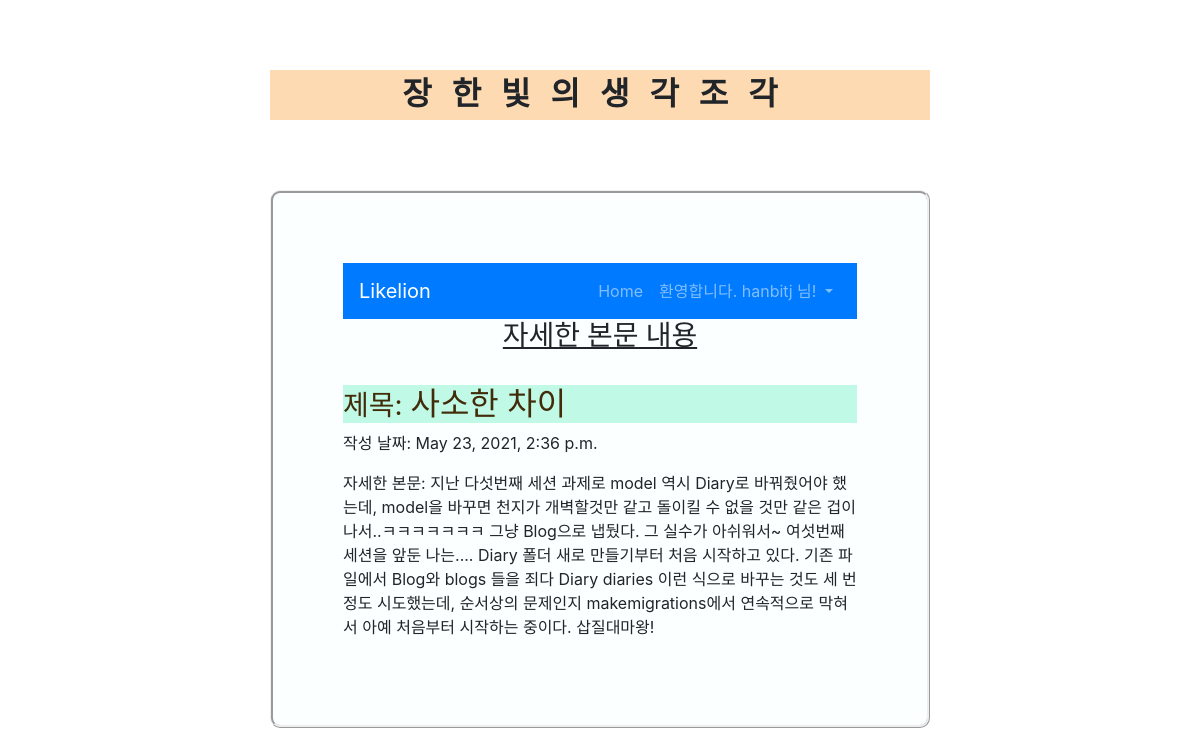
Page /diary/1 (signed in) on the committed database.
### diaryApp/models.py (models this page shows, shortened)
class Diary(models.Model):
    title = models.CharField(max_length=200)
    pub_date = models.DateTimeField('data published')
    body = models.TextField()

### diaryApp/views.py (the view)
# urls.py: path('diary/<int:diary_id>', diaryApp.views.detail, name="detail"),
def detail(request, diary_id):
    diary_detail = get_object_or_404(Diary, pk = diary_id)
    return render(request, 'detail.html', {'diary': diary_detail})

### diaryApp/templates/detail.html (shortened to what this page needs)
<!DOCTYPE html>
<html>
    <head>
    </head>
    <body>
        <header>
            <p>장한빛의생각조각</p>
        </header>
        <article>
            {% extends 'base.html' %}
            {% block content %}
            <h3>자세한 본문 내용</h3><br>
            <h2><small>제목: </small> {{diary.title}} </h2>
            <p>작성 날짜: {{diary.pub_date}} </p>
            <p>자세한 본문: {{diary.body}} </p>
            {% endblock %}

### diaryProject/templates/base.html (shortened to what this page needs)
{% load bootstrap4 %}
{% bootstrap_css %}
<nav class="navbar navbar-expand-lg navbar-dark bg-primary">
    <a class="navbar-brand" href="{% url 'home' %}">Likelion</a>
    <div class="collapse navbar-collapse" id="navbarNav">
        <ul class="navbar-nav ml-auto">
            <li class="nav-item">
                <a class="nav-item nav-link" href="{% url 'home' %}">Home </span></a>
            </li>
            {% if user.is_authenticated %}
            <li class="nav-item dropdown">
                <a class="nav-link dropdown-toggle" id="navbarDropdown" role="button" data-toggle="dropdown"
                            aria-haspopup="true" aria-expanded="false">환영합니다. {{ user.username }} 님! </a>
            </li>
            {% endif %}
        </ul>
    </div>
</nav>
{% block content %}
{% endblock %}

### diaryApp/templates/detail.html (style rules this page uses)
header { font-family: '나눔명조'; font-size: 2em; font-weight: bold; letter-spacing: 20px; text-align: center; background-color:rgb(253, 218, 177); margin: 70px 270px; height: 50px; }
body { background: #C0FAE7; font-family: '나눔고딕'; }
article { background: #fbffff; border-radius: 10px; border-style: ridge; padding: 70px; margin: 70px 270px; }
article h2 { color: #422b09; background-color: #C0FAE7; }
article h3 { font-family: '나눔명조'; text-align: center; text-decoration: underline; }

### rows in the picture
Diary: title "사소한 차이", pub_date "May 23, 2021, 2:36 p.m.", body "지난 다섯번째 세션 과제로 model 역시 Diary로 바꿔줬어야 했는데, model을 바꾸면 천지가 개벽할것만 같고 돌이킬 수 없을 것만 같은 겁이 나서..ㅋㅋㅋㅋㅋㅋㅋ 그냥 Blog으로 냅뒀다. 그 실수가 아쉬워서~ 여섯번째 세션을 앞둔 나는.... Diary 폴더 새로 만들기부터 처음 시작하고 있다. 기존 파일에서 Blog와 blogs 들을 죄다 Diary diaries 이런 식으로 바꾸는 것도 세 번 정도 시도했는데, 순서상의 문제인지 makemigrations에서 연속적으로 막혀서 아예 처음부터 시작하는 중이다. 삽질대마왕!"

### other values in the picture
{{ user.username }} "hanbitj"
